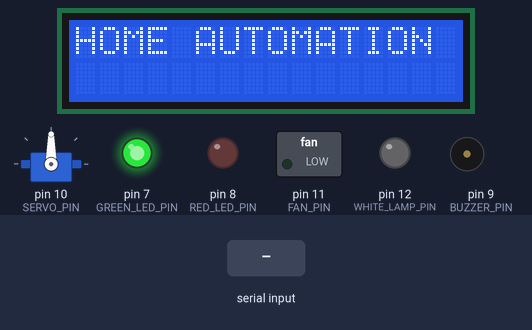
A sketch run on a simulated Arduino Uno, built with avr-gcc and run on an emulated ATmega328P. On the bench: servo, 16×2 character LCD, switched loads named in the sketch (green lamp = pin HIGH), output pins drawn as LEDs (lit = HIGH), buzzer (waves = sounding, pin HIGH). The inputs (shaded band) are chosen by the test bench. What the sketch prints to the serial monitor is not drawn.

Above: at 0.1 s.
At 0.7 s:
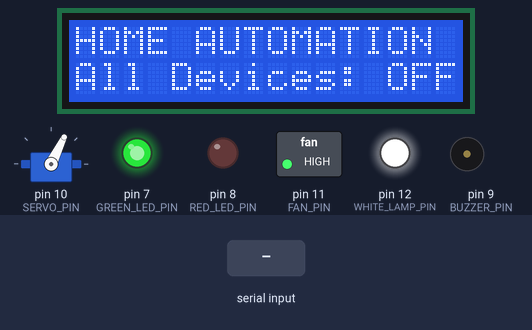
At 3.7 s:
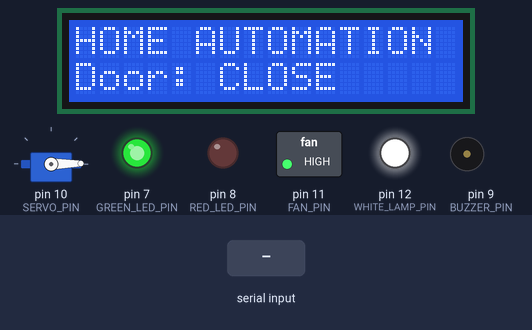
3.8 s: "1" received over the second serial link
Timing chart, 0 to 6.8 s (numbered marks = the images above; inputs shaded):
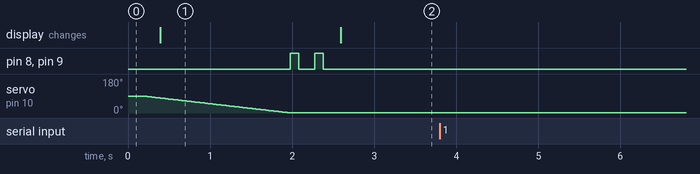

Measured:
- after the input at 3.8 s, every drawn part: stays the same

The sketch:

HomeAutomation_no_Flame.ino
```cpp
#include <Servo.h>
#include <LiquidCrystal_I2C.h>
#include <SoftwareSerial.h>

// LCD setup: I2C address 0x27, 16 columns, 2 rows
LiquidCrystal_I2C lcd(0x27, 16, 2);

Servo servo; // Servo motor object

// SoftwareSerial for Bluetooth module: RX pin 4, TX pin 5
SoftwareSerial bluetoothSerial(4, 5);

int bt_data = -1; // Stores incoming Bluetooth data, initialized to -1

// Pin definitions for components
#define WHITE_LAMP_PIN 12
#define FAN_PIN      11
#define BUZZER_PIN    9
#define GREEN_LED_PIN  7
#define RED_LED_PIN    8
#define SERVO_PIN    10

// --- Device Control Functions ---

void setWhiteLampState(bool state) {
  digitalWrite(WHITE_LAMP_PIN, state);
  lcd.setCursor(0, 1); // Move to second line for status
  lcd.print("Lamp: ");
  lcd.print(state == HIGH ? "OFF " : "ON"); // Display status
  lcd.print("      "); // Clear remaining characters
}

void setFanState(bool state) {
  digitalWrite(FAN_PIN, state);
  lcd.setCursor(0, 1); // Move to second line for status
  lcd.print("Fan: ");
  lcd.print(state == HIGH ? "OFF " : "ON"); // Display status
  lcd.print("      "); // Clear remaining characters
}

// NOTE: Red LED state is now managed directly within controlServo,
// but we keep the function if you decide to add separate control later.
void setRedLedState(bool state) {
  digitalWrite(RED_LED_PIN, state);
  // No LCD update here as it's typically tied to servo status
}


void controlServo(bool open) {
  if (open) {
    for (int i = servo.read(); i < 90; i++) { // Open to 90 degrees
      servo.write(i);
      delay(20);
    }
    // Action when door opens: two short beeps and blinks
    for (int i = 0; i < 2; i++) {
      digitalWrite(BUZZER_PIN, HIGH);
      digitalWrite(RED_LED_PIN, HIGH); // Turn Red LED ON
      delay(100); // Beep/Blink duration
      digitalWrite(BUZZER_PIN, LOW);
      digitalWrite(RED_LED_PIN, LOW); // Turn Red LED OFF
      delay(200); // Pause between beeps/blinks
    }
  } else {
    for (int i = servo.read(); i > 0; i--) { // Close to 0 degrees
      servo.write(i);
      delay(20);
    }
    // Action when door closes: two short beeps and blinks
    for (int i = 0; i < 2; i++) {
      digitalWrite(BUZZER_PIN, HIGH);
      digitalWrite(RED_LED_PIN, HIGH); // Turn Red LED ON
      delay(100); // Beep/Blink duration
      digitalWrite(BUZZER_PIN, LOW);
      digitalWrite(RED_LED_PIN, LOW); // Turn Red LED OFF
      delay(200); // Pause between beeps/blinks
    }
  }
  lcd.setCursor(0, 1); // Update LCD for servo status
  lcd.print("Door: ");
  lcd.print(open ? "OPEN " : "CLOSE");
  lcd.print("     "); // Clear remaining characters
}


void setAllDevicesState(bool turnOn) {
  setWhiteLampState(turnOn ? HIGH : LOW);
  setFanState(turnOn ? HIGH : LOW);
  // NOTE: Buzzer and Red LED are NOT included in "All Devices" control
  // as they are specifically for door alerts now.
  lcd.setCursor(0, 1); // Update LCD for master control status
  lcd.print("All Devices: ");
  lcd.print(turnOn ? "OFF " : "ON");
  lcd.print("   "); // Clear remaining characters
}


void setup() {
  servo.attach(SERVO_PIN); // Attach servo to its pin

  // Configure device pins as outputs
  pinMode(WHITE_LAMP_PIN, OUTPUT);
  pinMode(FAN_PIN, OUTPUT);
  pinMode(BUZZER_PIN, OUTPUT);
  pinMode(GREEN_LED_PIN, OUTPUT);
  pinMode(RED_LED_PIN, OUTPUT);

  // Initialize LCD
  lcd.begin(16, 2);
  lcd.backlight();
  lcd.clear();
  lcd.setCursor(0, 0);
  lcd.print("HOME AUTOMATION");

  // Initialize serial communication
  Serial.begin(9600);     // For debugging (PC)
  bluetoothSerial.begin(9600); // For Bluetooth module

  digitalWrite(GREEN_LED_PIN, HIGH); // Green LED indicates system ready
  delay(40);

  // Initial state: turn all devices off and close servo
  setAllDevicesState(true);
  controlServo(false); // This will also trigger the close alert
}

void loop() {
  // Read data from Bluetooth if available
  if (bluetoothSerial.available() > 0) {
    bt_data = bluetoothSerial.read();
    Serial.print("Received: ");
    Serial.println(bt_data);
  }

  // Handle incoming commands
  switch (bt_data) {
    // White Lamp commands (1 & 12 for ON, 2 & 11 for OFF)
    case 1:
    case 12:
      setWhiteLampState(HIGH);
      break;
    case 2:
    case 11:
      setWhiteLampState(LOW);
      break;

    // Fan commands (5 & 16 for ON, 6 & 15 for OFF)
    case 5:
    case 16:
      setFanState(HIGH);
      break;
    case 6:
    case 15:
      setFanState(LOW);
      break;

    // Servo commands (9 & 19 for Open, 10 & 20 for Close)
    case 9:
    case 19:
      controlServo(true); // This now includes the buzzer/red LED alert
      break;
    case 10:
    case 20:
      controlServo(false); // This now includes the buzzer/red LED alert
      break;

    // Master commands (22 for ALL ON, 21 for ALL OFF)
    case 22:
      setAllDevicesState(true);
      break;
    case 21:
      setAllDevicesState(false);
      break;

    default:
      // No action for other commands or if no new data
      break;
  }

  // Reset bt_data to avoid continuous command execution
  if (bt_data != -1) {
    bt_data = -1;
  }

  delay(30); // Short delay for stable operation
}
```
